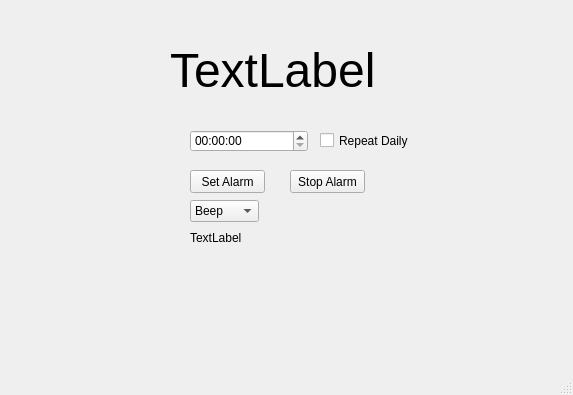
<?xml version="1.0" encoding="UTF-8"?>
<ui version="4.0">
 <class>MainWindow</class>
 <widget class="QMainWindow" name="MainWindow">
  <property name="geometry">
   <rect>
    <x>0</x>
    <y>0</y>
    <width>573</width>
    <height>395</height>
   </rect>
  </property>
  <property name="windowTitle">
   <string>MainWindow</string>
  </property>
  <widget class="QWidget" name="centralwidget">
   <widget class="QLabel" name="timeLabel">
    <property name="geometry">
     <rect>
      <x>170</x>
      <y>20</y>
      <width>221</width>
      <height>101</height>
     </rect>
    </property>
    <property name="font">
     <font>
      <pointsize>36</pointsize>
     </font>
    </property>
    <property name="text">
     <string>TextLabel</string>
    </property>
   </widget>
   <widget class="QTimeEdit" name="alarmTimeEdit">
    <property name="geometry">
     <rect>
      <x>190</x>
      <y>130</y>
      <width>118</width>
      <height>22</height>
     </rect>
    </property>
    <property name="displayFormat">
     <string>hh:mm:ss</string>
    </property>
   </widget>
   <widget class="QPushButton" name="setAlarmButton">
    <property name="geometry">
     <rect>
      <x>190</x>
      <y>170</y>
      <width>75</width>
      <height>23</height>
     </rect>
    </property>
    <property name="text">
     <string>Set Alarm</string>
    </property>
   </widget>
   <widget class="QPushButton" name="stopAlarmButton">
    <property name="geometry">
     <rect>
      <x>290</x>
      <y>170</y>
      <width>75</width>
      <height>23</height>
     </rect>
    </property>
    <property name="text">
     <string>Stop Alarm</string>
    </property>
   </widget>
   <widget class="QLabel" name="statusLabel">
    <property name="geometry">
     <rect>
      <x>190</x>
      <y>230</y>
      <width>141</width>
      <height>16</height>
     </rect>
    </property>
    <property name="text">
     <string>TextLabel</string>
    </property>
   </widget>
   <widget class="QCheckBox" name="checkBox">
    <property name="geometry">
     <rect>
      <x>320</x>
      <y>130</y>
      <width>101</width>
      <height>21</height>
     </rect>
    </property>
    <property name="text">
     <string>Repeat Daily</string>
    </property>
   </widget>
   <widget class="QComboBox" name="comboBox">
    <property name="geometry">
     <rect>
      <x>190</x>
      <y>200</y>
      <width>69</width>
      <height>22</height>
     </rect>
    </property>
    <item>
     <property name="text">
      <string>Beep</string>
     </property>
    </item>
    <item>
     <property name="text">
      <string>Ring</string>
     </property>
    </item>
    <item>
     <property name="text">
      <string>Buzzer</string>
     </property>
    </item>
   </widget>
  </widget>
  <widget class="QMenuBar" name="menubar">
   <property name="geometry">
    <rect>
     <x>0</x>
     <y>0</y>
     <width>573</width>
     <height>21</height>
    </rect>
   </property>
  </widget>
  <widget class="QStatusBar" name="statusbar"/>
 </widget>
 <resources/>
 <connections/>
</ui>
